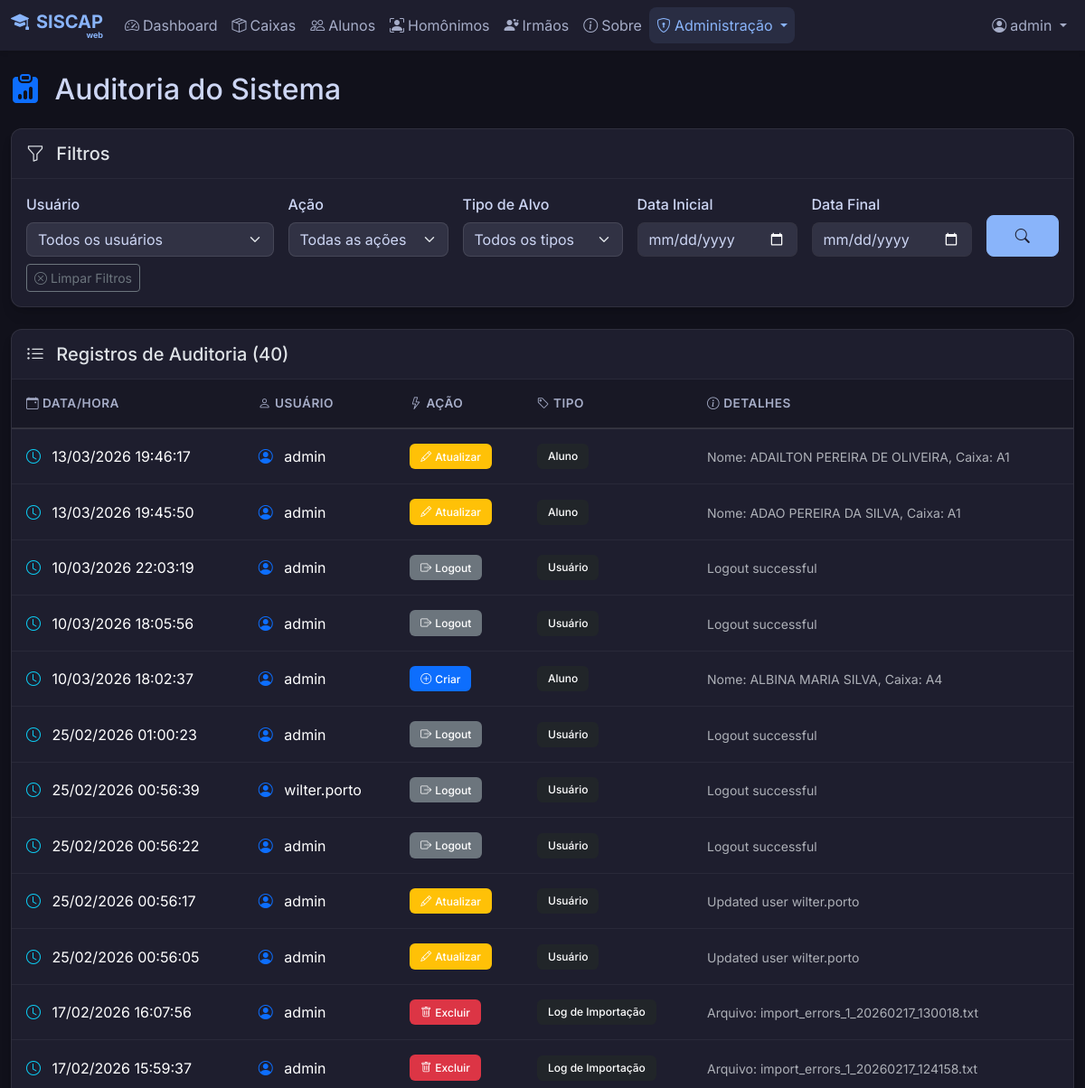
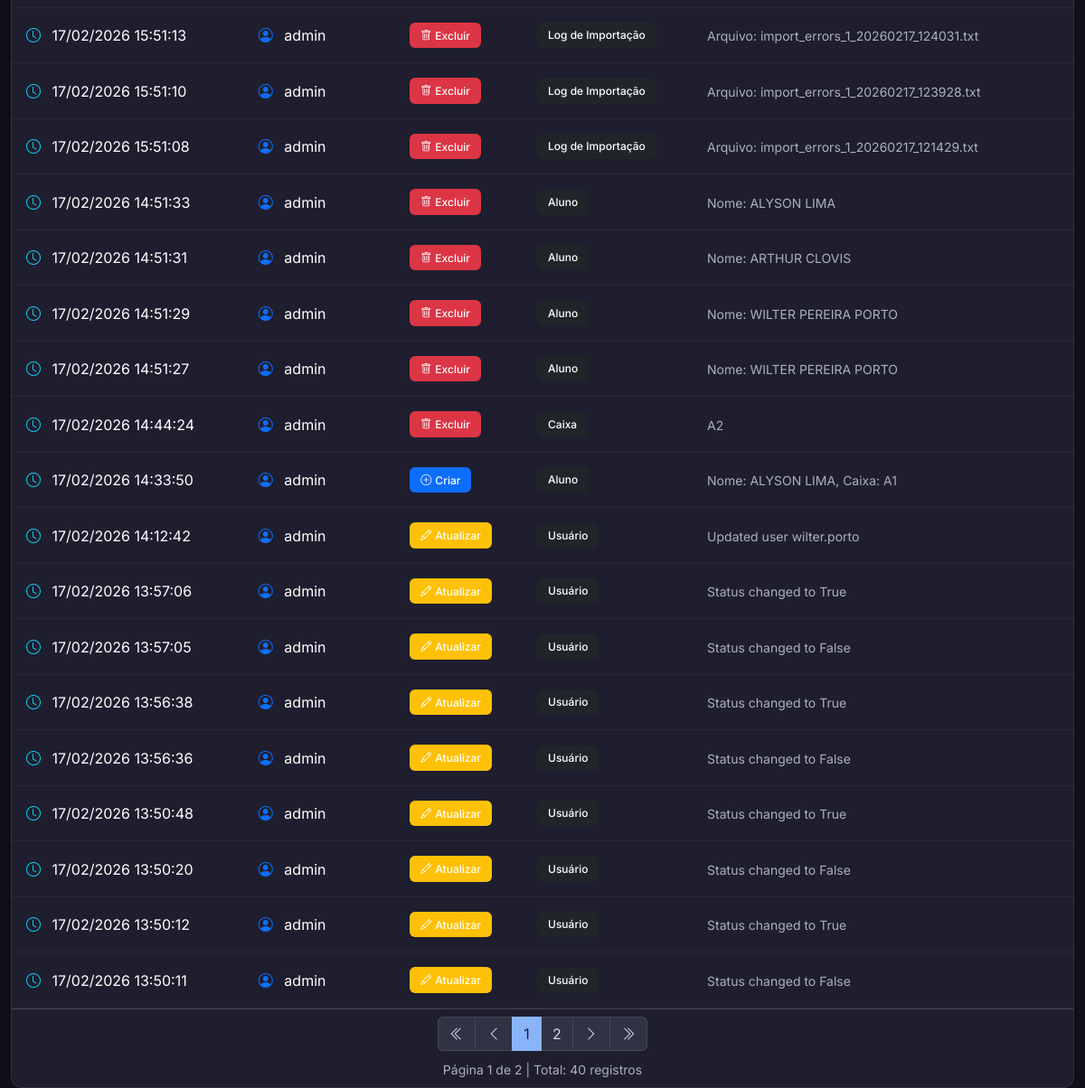
Page /auditoria (signed in) on the earlier database version (2 pictures, top to bottom).
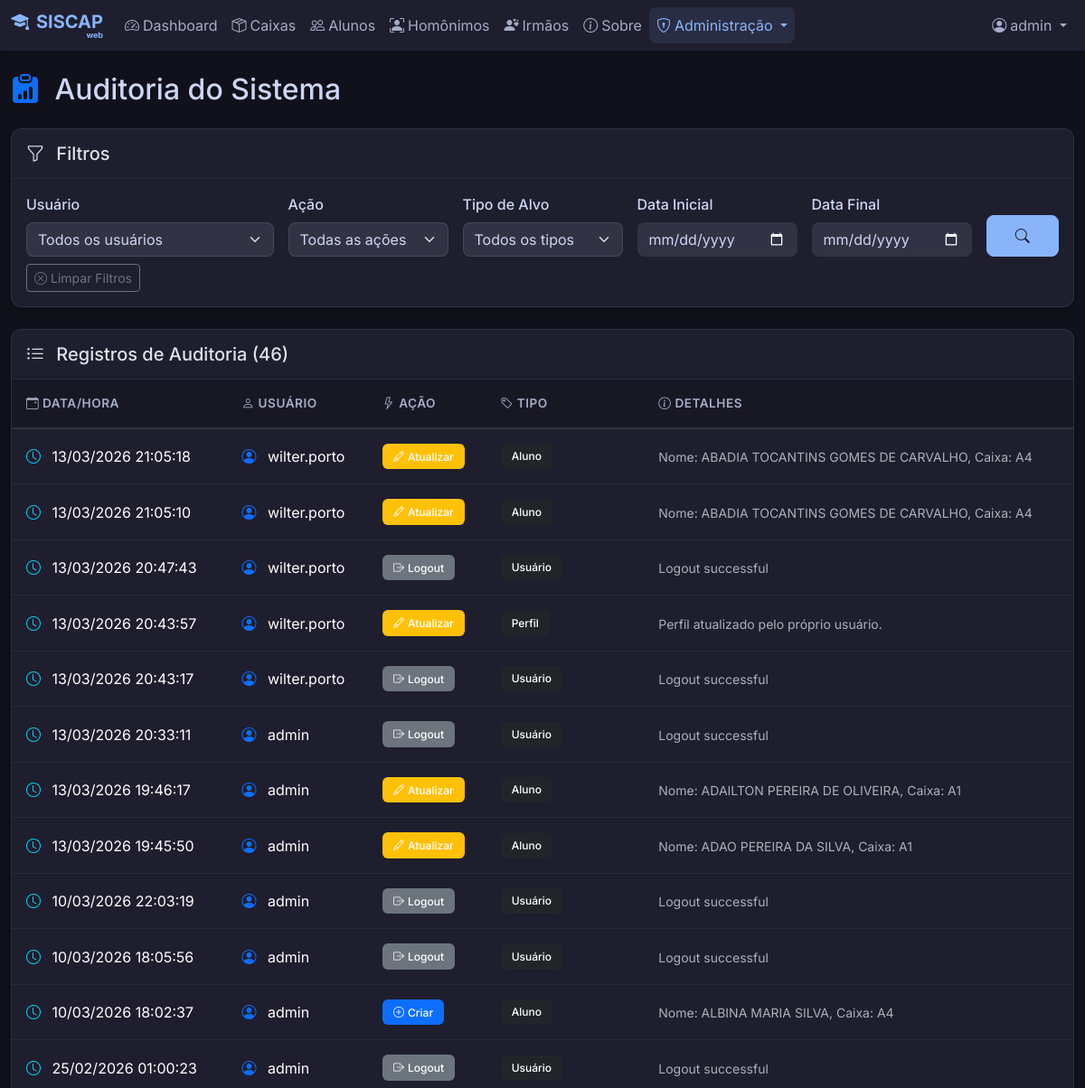
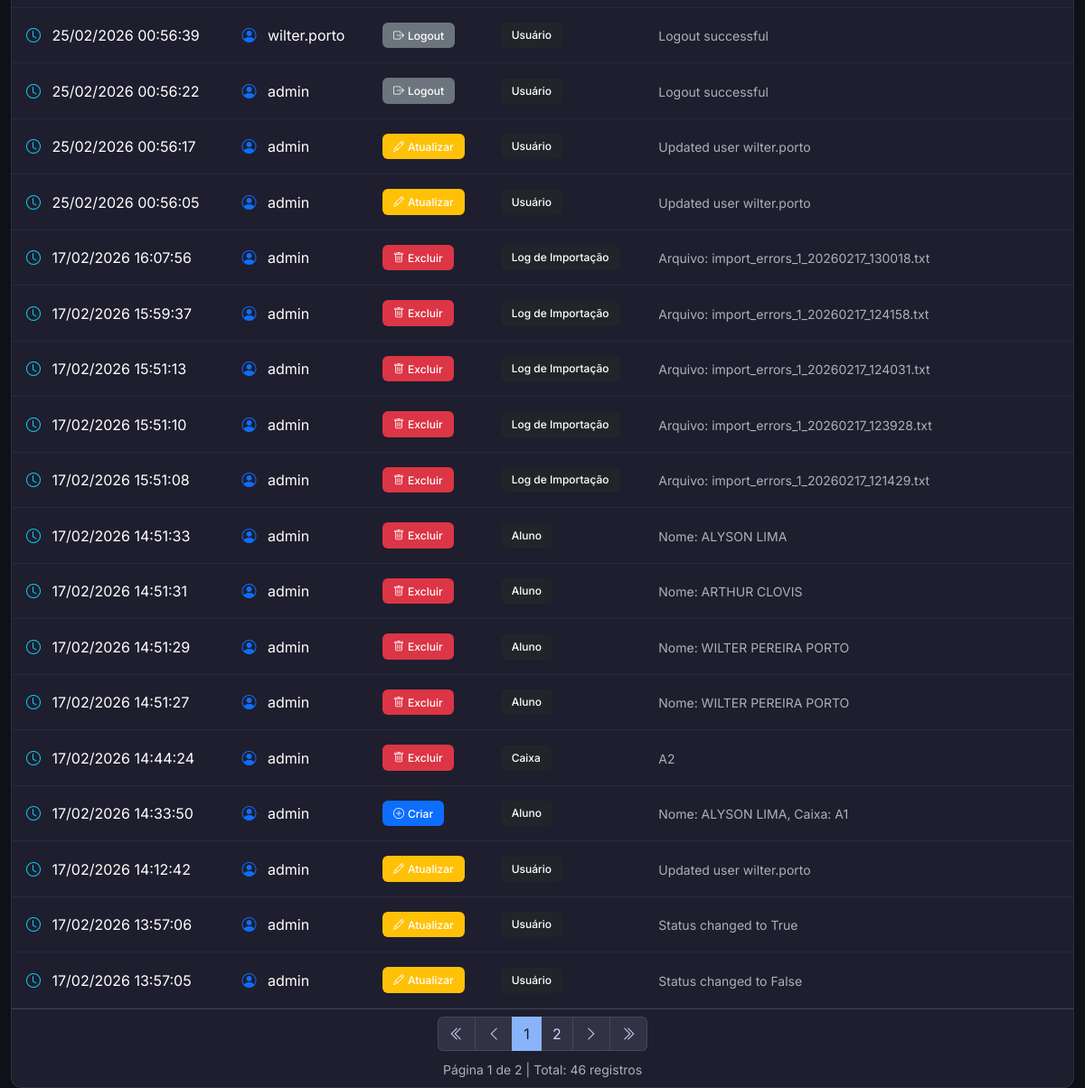
Same page on the later database version (2 pictures, top to bottom).
### models.py (models this page shows, shortened)
class Audit(db.Model):
    id = db.Column(db.Integer, primary_key=True)
    user_id = db.Column(db.Integer, db.ForeignKey('user.id'), nullable=True)
    action = db.Column(db.String(50), nullable=False) # CREATE, UPDATE, DELETE, LOGIN
    target_type = db.Column(db.String(50), nullable=False) # Aluno, User, Caixa
    target_id = db.Column(db.Integer, nullable=True)
    details = db.Column(db.Text, nullable=True)
    timestamp = db.Column(db.DateTime, default=datetime.utcnow)
    user = db.relationship('User', backref=db.backref('audits', lazy=True))

class User(UserMixin, db.Model):
    id = db.Column(db.Integer, primary_key=True)
    username = db.Column(db.String(80), unique=True, nullable=False)
    full_name = db.Column(db.String(120), nullable=True) # "Nome"
    cpf = db.Column(db.String(14), unique=True, nullable=True) # Formatted CPF 000.000.000-00
    email = db.Column(db.String(120), unique=True, nullable=True)
    password_hash = db.Column(db.String(200), nullable=False)
    role = db.Column(db.String(20), default='Usuário')
    active = db.Column(db.Boolean, default=True)

### app.py (the view, shortened to what this page needs)
@app.route('/auditoria')
@login_required
def auditoria():
    page = request.args.get('page', 1, type=int)
    user_filter = request.args.get('user', '', type=str)
    action_filter = request.args.get('action', '', type=str)
    target_type_filter = request.args.get('target_type', '', type=str)
    date_from = request.args.get('date_from', '', type=str)
    date_to = request.args.get('date_to', '', type=str)
    query = Audit.query
    if user_filter:
        query = query.filter(Audit.user_id == user_filter)
    if action_filter:
        query = query.filter(Audit.action == action_filter)
    if target_type_filter:
        query = query.filter(Audit.target_type == target_type_filter)
    if date_from:
        try:
            date_from_obj = datetime.strptime(date_from, '%Y-%m-%d')
            query = query.filter(Audit.timestamp >= date_from_obj)
        except ValueError:
            pass
    query = query.order_by(Audit.timestamp.desc())
    pagination = query.paginate(page=page, per_page=30)
    users = User.query.order_by(User.username).all()
    action_translations = {
        'LOGIN': 'Login',
        'LOGOUT': 'Logout',
        'CREATE': 'Criar',
        'UPDATE': 'Atualizar',
        'DELETE': 'Excluir'
    }
    target_type_translations = {
        'User': 'Usuário',
        'Aluno': 'Aluno',
        'Caixa': 'Caixa',
        'ImportLog': 'Log de Importação'
    }
    actions = [
        {'value': 'LOGIN', 'label': 'Login'},
        {'value': 'LOGOUT', 'label': 'Logout'},
        {'value': 'CREATE', 'label': 'Criar'},
        {'value': 'UPDATE', 'label': 'Atualizar'},
        {'value': 'DELETE', 'label': 'Excluir'}
    ]
    target_types = [
        {'value': 'User', 'label': 'Usuário'},
        {'value': 'Aluno', 'label': 'Aluno'},
        {'value': 'Caixa', 'label': 'Caixa'},
        {'value': 'ImportLog', 'label': 'Log de Importação'}
    ]
    return render_template('auditoria.html',
                         pagination=pagination,
                         users=users,
                         actions=actions,
                         target_types=target_types,
                         action_translations=action_translations,
                         target_type_translations=target_type_translations,
                         user_filter=user_filter,
                         action_filter=action_filter,
                         target_type_filter=target_type_filter,
                         date_from=date_from,
                         date_to=date_to)

### app.py (called while the page is built)
def create_app(config_class=DevelopmentConfig):
    if os.environ.get('FLASK_ENV') == 'production':
        config_class = ProductionConfig
    app = Flask(__name__)
    app.config.from_object(config_class)
    app.config['PERMANENT_SESSION_LIFETIME'] = timedelta(minutes=10)
    db.init_app(app)
    login_manager = LoginManager()
    login_manager.login_view = 'login'
    login_manager.login_message = ''
    login_manager.login_message_category = 'info'
    login_manager.init_app(app)
    @login_manager.user_loader
    def load_user(user_id):
        return User.query.get(int(user_id))
    return app, login_manager

@app.context_processor
def inject_system_config():
    return dict(system_config=SystemConfig.query.first())

@app.before_request
def check_admin_access():
    admin_routes = ['/usuarios', '/configuracoes', '/importacoes', '/auditoria', '/usuarios/gerenciar']
    if request.path in admin_routes or request.path.startswith('/usuarios/'):
        if current_user.is_authenticated and current_user.role != 'Administrador':
            flash('Acesso negado. Apenas administradores podem acessar esta área.', 'error')
            return redirect(url_for('dashboard'))

### templates/auditoria.html (shortened to what the changed rows need)
{% extends 'base.html' %}
{% block content %}
<div class="d-flex justify-content-between align-items-center mb-4">
    <h2 class="mb-0">
        <i class="bi bi-clipboard-data-fill me-2 text-primary"></i>
        Auditoria do Sistema
    </h2>
</div>
{% if pagination.items|length == 0 %}
<div class="card border-0 shadow-sm">
    <div class="card-body text-center py-5">
        <i class="bi bi-inbox text-muted" style="font-size: 4rem;"></i>
        <h5 class="mt-3 text-muted">Nenhum registro de auditoria encontrado</h5>
        <p class="text-muted">Os registros de auditoria aparecerão aqui conforme as ações forem realizadas no sistema.
        </p>
    </div>
</div>
{% else %}
<div class="card border-0 shadow-sm">
    <div class="card-header bg-transparent py-3">
        <h5 class="mb-0">
            <i class="bi bi-list-ul me-2"></i>
            Registros de Auditoria ({{ pagination.total }})
        </h5>
    </div>
    <div class="card-body p-0">
        <div class="table-responsive">
            <table class="table table-hover table-dark mb-0">
                <thead>
                    <tr>
                        <th scope="col" class="border-0">
                            <i class="bi bi-calendar-event me-1"></i>Data/Hora
                        </th>
                        <th scope="col" class="border-0">
                            <i class="bi bi-person me-1"></i>Usuário
                        </th>
                        <th scope="col" class="border-0">
                            <i class="bi bi-lightning me-1"></i>Ação
                        </th>
                        <th scope="col" class="border-0">
                            <i class="bi bi-tag me-1"></i>Tipo
                        </th>
                        <th scope="col" class="border-0">
                            <i class="bi bi-info-circle me-1"></i>Detalhes
                        </th>
                    </tr>
                </thead>
                <tbody>
                    {% for audit in pagination.items %}
                    <tr>
                        <td>
                            <i class="bi bi-clock text-info me-2"></i>
                            {{ audit.timestamp.strftime('%d/%m/%Y %H:%M:%S') }}
                        </td>
                        <td>
                            {% if audit.user %}
                            <i class="bi bi-person-circle text-primary me-2"></i>
                            {{ audit.user.username }}
                            {% else %}
                            <span class="text-muted">
                                <i class="bi bi-question-circle me-2"></i>Sistema
                            </span>
                            {% endif %}
                        </td>
                        <td>
                            {% if audit.action == 'LOGIN' %}
                            <span class="badge bg-success">
                                <i class="bi bi-box-arrow-in-right me-1"></i>Login
                            </span>
                            {% elif audit.action == 'LOGOUT' %}
                            <span class="badge bg-secondary">
                                <i class="bi bi-box-arrow-right me-1"></i>Logout
                            </span>
                            {% elif audit.action == 'CREATE' %}
                            <span class="badge bg-primary">
                                <i class="bi bi-plus-circle me-1"></i>Criar
                            </span>
                            {% elif audit.action == 'UPDATE' %}
                            <span class="badge bg-warning">
                                <i class="bi bi-pencil me-1"></i>Atualizar
                            </span>
                            {% elif audit.action == 'DELETE' %}
                            <span class="badge bg-danger">
                                <i class="bi bi-trash me-1"></i>Excluir
                            </span>
                            {% else %}
                            <span class="badge bg-info">{{ action_translations.get(audit.action, audit.action) }}</span>
                            {% endif %}
                        </td>
                        <td>
                            <span class="badge bg-dark">{{ target_type_translations.get(audit.target_type,
                                audit.target_type) }}</span>
                        </td>
                        <td>
                            <small class="text-muted">{{ audit.details or '-' }}</small>
                        </td>
                    </tr>
                    {% endfor %}
                </tbody>
            </table>
        </div>
    </div>
    {% if pagination.pages > 1 %}
    <div class="card-footer bg-transparent">
        <nav aria-label="Navegação de página">
            <ul class="pagination justify-content-center mb-0">
                <li class="page-item {% if not pagination.has_prev %}disabled{% endif %}">
                    <a class="page-link"
                        href="{{ url_for('auditoria', page=1, user=user_filter, action=action_filter, target_type=target_type_filter, date_from=date_from, date_to=date_to) }}">
                        <i class="bi bi-chevron-double-left"></i>
                    </a>
                </li>
                <li class="page-item {% if not pagination.has_prev %}disabled{% endif %}">
                    <a class="page-link"
                        href="{{ url_for('auditoria', page=pagination.prev_num, user=user_filter, action=action_filter, target_type=target_type_filter, date_from=date_from, date_to=date_to) }}">
                        <i class="bi bi-chevron-left"></i>
                    </a>
                </li>
                {% for p in pagination.iter_pages(left_edge=1, right_edge=1, left_current=1, right_current=2) %}
                {% if p %}
                <li class="page-item {% if p == pagination.page %}active{% endif %}">
                    <a class="page-link"
                        href="{{ url_for('auditoria', page=p, user=user_filter, action=action_filter, target_type=target_type_filter, date_from=date_from, date_to=date_to) }}">{{
                        p }}</a>
                </li>
                {% else %}
                <li class="page-item disabled"><span class="page-link">...</span></li>
                {% endif %}
                {% endfor %}
                <li class="page-item {% if not pagination.has_next %}disabled{% endif %}">
                    <a class="page-link"
                        href="{{ url_for('auditoria', page=pagination.next_num, user=user_filter, action=action_filter, target_type=target_type_filter, date_from=date_from, date_to=date_to) }}">
                        <i class="bi bi-chevron-right"></i>
                    </a>
                </li>
                <li class="page-item {% if not pagination.has_next %}disabled{% endif %}">
                    <a class="page-link"
                        href="{{ url_for('auditoria', page=pagination.pages, user=user_filter, action=action_filter, target_type=target_type_filter, date_from=date_from, date_to=date_to) }}">
                        <i class="bi bi-chevron-double-right"></i>
                    </a>
                </li>
            </ul>
        </nav>
        <div class="text-center mt-2">
            <small class="text-muted">
                Página {{ pagination.page }} de {{ pagination.pages }} | Total: {{ pagination.total }} registros
            </small>
        </div>
    </div>
    {% endif %}
</div>
{% endif %}
{% endblock %}

Differences in the rows shown:
no longer on this page (row unchanged): Audit: timestamp "17/02/2026 13:56:38", user.username "admin", action "UPDATE" (drawn), target_type "Usuário", details "Status changed to True"
no longer on this page (row unchanged): Audit: timestamp "17/02/2026 13:56:36", user.username "admin", action "UPDATE" (drawn), target_type "Usuário", details "Status changed to False"
no longer on this page (row unchanged): Audit: timestamp "17/02/2026 13:50:48", user.username "admin", action "UPDATE" (drawn), target_type "Usuário", details "Status changed to True"
no longer on this page (row unchanged): Audit: timestamp "17/02/2026 13:50:20", user.username "admin", action "UPDATE" (drawn), target_type "Usuário", details "Status changed to False"
no longer on this page (row unchanged): Audit: timestamp "17/02/2026 13:50:12", user.username "admin", action "UPDATE" (drawn), target_type "Usuário", details "Status changed to True"
no longer on this page (row unchanged): Audit: timestamp "17/02/2026 13:50:11", user.username "admin", action "UPDATE" (drawn), target_type "Usuário", details "Status changed to False"
added Audit: timestamp "13/03/2026 21:05:18", user.username "wilter.porto", action "UPDATE" (drawn), target_type "Aluno", details "Nome: ABADIA TOCANTINS GOMES DE CARVALHO, Caixa: A4"
added Audit: timestamp "13/03/2026 21:05:10", user.username "wilter.porto", action "UPDATE" (drawn), target_type "Aluno", details "Nome: ABADIA TOCANTINS GOMES DE CARVALHO, Caixa: A4"
added Audit: timestamp "13/03/2026 20:47:43", user.username "wilter.porto", action "LOGOUT" (drawn), target_type "Usuário", details "Logout successful"
added Audit: timestamp "13/03/2026 20:43:57", user.username "wilter.porto", action "UPDATE" (drawn), target_type "Perfil", details "Perfil atualizado pelo próprio usuário."
added Audit: timestamp "13/03/2026 20:43:17", user.username "wilter.porto", action "LOGOUT" (drawn), target_type "Usuário", details "Logout successful"
added Audit: timestamp "13/03/2026 20:33:11", user.username "admin", action "LOGOUT" (drawn), target_type "Usuário", details "Logout successful"
Other differences:
{{ pagination.total }}: "40" → "46"
